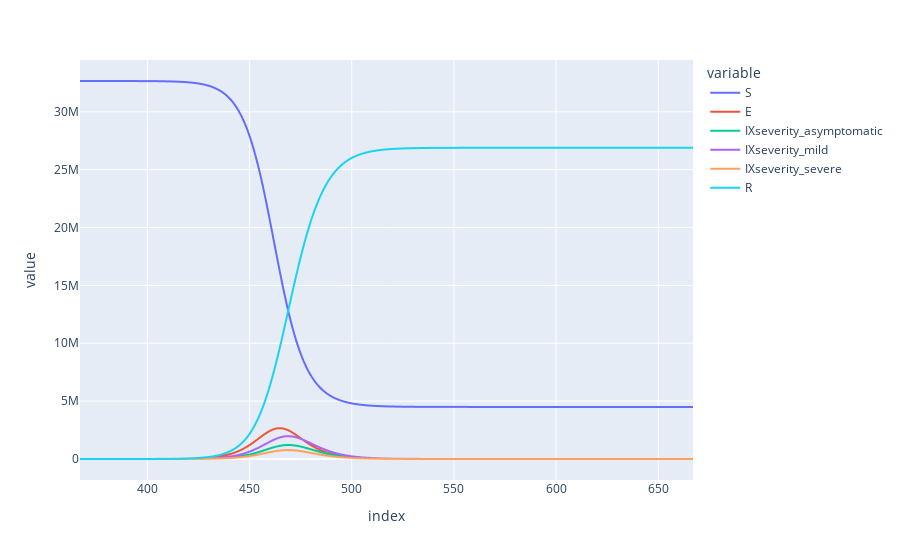

Notebook source saved alongside this figure:
### Code cell
plot_compartments(model)

### Figure 1 — Plotly figure (JSON) as saved in the notebook; plotly's stock layout.template omitted (floating-point values rounded to 4 significant figures; data arrays with more than 128 entries replaced by an {"elided": "..."} marker saying what was removed)
{"data": [{"hovertemplate": "variable=S<br>index=%{x}<br>value=%{y}<extra></extra>", "legendgroup": "S", "line": {"color": "#636efa", "dash": "solid"}, "marker": {"symbol": "circle"}, "mode": "lines", "name": "S", "showlegend": true, "type": "scattergl", "x": {"elided": "301 int values"}, "xaxis": "x", "y": {"elided": "301 float values"}, "yaxis": "y"}, {"hovertemplate": "variable=E<br>index=%{x}<br>value=%{y}<extra></extra>", "legendgroup": "E", "line": {"color": "#EF553B", "dash": "solid"}, "marker": {"symbol": "circle"}, "mode": "lines", "name": "E", "showlegend": true, "type": "scattergl", "x": {"elided": "301 int values"}, "xaxis": "x", "y": {"elided": "301 float values"}, "yaxis": "y"}, {"hovertemplate": "variable=IXseverity_asymptomatic<br>index=%{x}<br>value=%{y}<extra></extra>", "legendgroup": "IXseverity_asymptomatic", "line": {"color": "#00cc96", "dash": "solid"}, "marker": {"symbol": "circle"}, "mode": "lines", "name": "IXseverity_asymptomatic", "showlegend": true, "type": "scattergl", "x": {"elided": "301 int values"}, "xaxis": "x", "y": {"elided": "301 float values"}, "yaxis": "y"}, {"hovertemplate": "variable=IXseverity_mild<br>index=%{x}<br>value=%{y}<extra></extra>", "legendgroup": "IXseverity_mild", "line": {"color": "#ab63fa", "dash": "solid"}, "marker": {"symbol": "circle"}, "mode": "lines", "name": "IXseverity_mild", "showlegend": true, "type": "scattergl", "x": {"elided": "301 int values"}, "xaxis": "x", "y": {"elided": "301 float values"}, "yaxis": "y"}, {"hovertemplate": "variable=IXseverity_severe<br>index=%{x}<br>value=%{y}<extra></extra>", "legendgroup": "IXseverity_severe", "line": {"color": "#FFA15A", "dash": "solid"}, "marker": {"symbol": "circle"}, "mode": "lines", "name": "IXseverity_severe", "showlegend": true, "type": "scattergl", "x": {"elided": "301 int values"}, "xaxis": "x", "y": {"elided": "301 float values"}, "yaxis": "y"}, {"hovertemplate": "variable=R<br>index=%{x}<br>value=%{y}<extra></extra>", "legendgroup": "R", "line": {"color": "#19d3f3", "dash": "solid"}, "marker": {"symbol": "circle"}, "mode": "lines", "name": "R", "showlegend": true, "type": "scattergl", "x": {"elided": "301 int values"}, "xaxis": "x", "y": {"elided": "301 float values"}, "yaxis": "y"}], "layout": {"legend": {"title": {"text": "variable"}, "tracegroupgap": 0}, "margin": {"t": 60}, "xaxis": {"anchor": "y", "domain": [0, 1], "title": {"text": "index"}}, "yaxis": {"anchor": "x", "domain": [0, 1], "title": {"text": "value"}}}}
